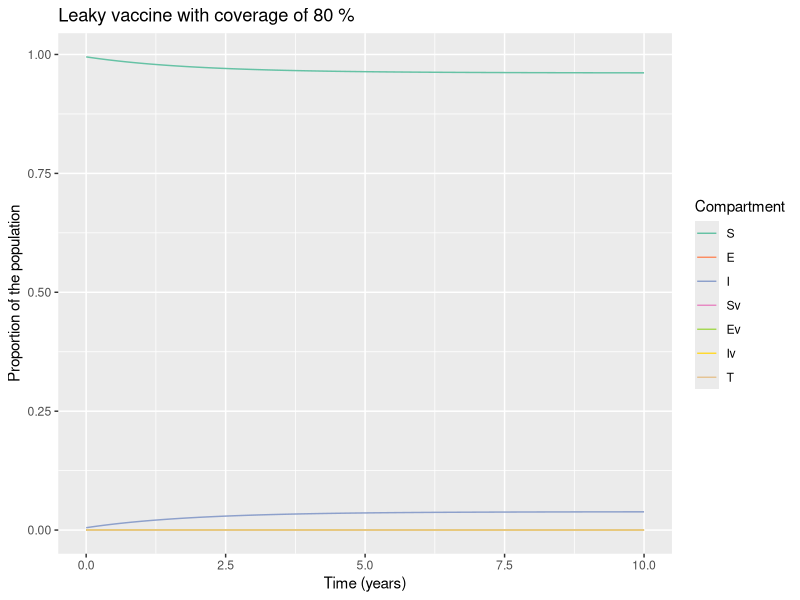

The R script that drew this image:
# LOAD THE PACKAGES:
library(deSolve)
library(reshape2)
library(ggplot2)

# MODEL INPUTS:

initial_state_values <- c(S = 1691000,
                          E = 100,        
                          I = 8455,        
                          Sv = 0,      
                          Ev = 0,
                          Iv = 0,
                          T = 0)      

# Parameters
#R0= 1.68 (beta/delta)
parameters <- c(beta = 0.00239,     # the infection rate in units of years^-1 
                delta = 0.0164*365,     # the latency period in units of years^-1 
                c_s = 0.3,       # the reduction in the force of infection
                # acting on those vaccinated
                c_i = 0.8,# the reduction in the infectivity of vaccinated infected people  
                u = 1/2,#death rate in units of years^-1 
                a = 0.00061 , #testing rate in units of years^-1
                b = 1/2, #birth rate in units of years^-1
                vc = 0,  # vaccine coverage
                w = 0.02) #wildife infection

# TIMESTEPS:

# Sequence of timesteps to solve the model at
times <- seq(from = 0, to = 10, by =0.1)#from 0 to 10 years, daily intervalS
# MODEL FUNCTION: 

vaccine_model <- function(time, state, parameters) {  
  
  with(as.list(c(state, parameters)), {    
    
    # Defining lambda as a function of beta and E:
    N <- S + E + I + Sv + Ev + Iv 
    lambda <- beta * I/N + c_i * beta * Iv/N 
    # the Ev compartment gets c_i times less infected than the E compartment
    
    
    # The differential equations
    dS <- -lambda * S - u * S  - vc * S + (b * N * (1-vc)) - S * w          
    dE <- lambda * S - delta * E - u * E - vc * E
    dT <- a * I + a * Iv
    dI <- delta * E - a * I - u * I + S *w  
    dSv <- -c_s * lambda * Sv - u * Sv + vc * S  + b * N * vc - Sv * w            
    dEv <- c_s * lambda * Sv - delta * Ev - u * Ev + vc * E
    dIv <- delta * Ev - a * Iv - u * Iv + Sv * w
    
    return(list(c(dS, dE, dI, dSv, dEv, dIv, dT))) 
  })
  
}

# MODEL OUTPUT:

# Solving the differential equations using the ode integration algorithm
output <- as.data.frame(ode(y = initial_state_values, 
                            times = times, 
                            func = vaccine_model,
                            parms = parameters))

# PLOT THE OUTPUT

# turn output dataset into long format
output_long <- melt(as.data.frame(output), id = "time")

# Adding a column for the prevalence proportion to the long-format output
output_long$prevalence <- output_long$value/sum(initial_state_values)

# Plot the number in each compartment over time
ggplot(data = output_long,                                               
       aes(x = time, y = prevalence, colour = variable, group = variable)) +  
  geom_line() +                                                          
  xlab("Time (years)")+                                                   
  ylab("Proportion of the population") +
  labs(title = paste("Leaky vaccine with coverage of", 80, "%"), 
       colour = "Compartment") +
  scale_colour_brewer(palette = "Set2")

#incidence<- diff(output_long$value[output_long$variable=="T"])
#plot(incidence)
